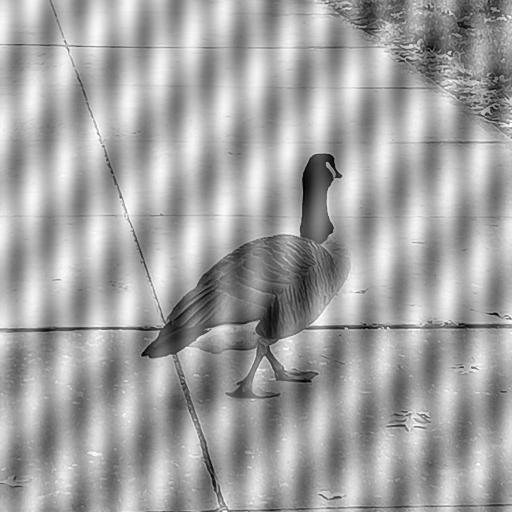
#> input picture sample_images/16.jpg, 512 x 512 px
$ python benchmark.py
#> lines starting #> are read from the running program, lines starting #| are printed output that depends on the picture; after the words box and inside, x2 and y2 are one past the last pixel; in counts of white or black regions, pixels touching at a corner belong together
#> further down, clean is the input picture: shape (512, 512); min 0, max 255, mean 162.7
### notchfilter/synthetic.py
"""Add synthetic periodic (sinusoidal) noise to an image, for testing and demos."""

from __future__ import annotations

import numpy as np


def add_periodic_noise(
    image: np.ndarray,
    frequencies: list[tuple[float, float]] | None = None,
    amplitude: float = 40.0,
) -> np.ndarray:
    """Add ``sum_k amplitude * sin(2*pi*(u_k*x/M + v_k*y/N))`` to the image.

    ``frequencies`` are ``(u, v)`` in cycles per image; the default gives a
    diagonal and a horizontal stripe pattern.  Returns ``uint8``.
    """
#> called with amplitude = 40
    img = np.asarray(image, dtype=float)
    m, n = img.shape[:2]
#> m = 512; n = 512
    frequencies = frequencies or [(m / 8, n / 8), (0, n / 4)]
#> frequencies = [(64, 64), (0, 128)]
    x, y = np.meshgrid(np.arange(m), np.arange(n), indexing="ij")
    noise = sum(amplitude * np.sin(2 * np.pi * (u * x / m + v * y / n)) for u, v in frequencies)
    if img.ndim == 3:
        noise = noise[..., None]
    return np.clip(img + noise, 0, 255).astype(np.uint8)
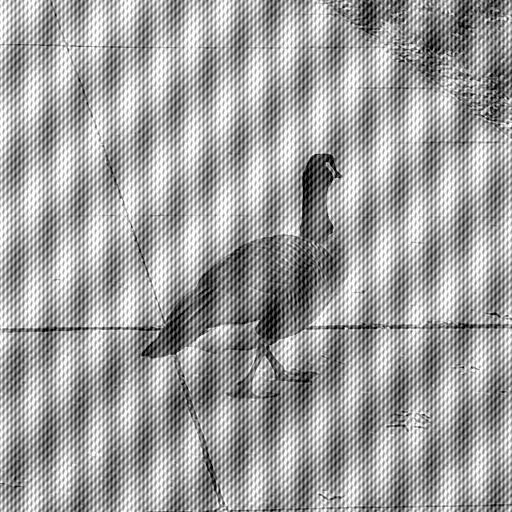
#> returned value: shape (512, 512); min 0, max 255, mean 161.4

### notchfilter/spectrum.py
"""Spectrum display and automatic detection of periodic-noise spikes."""

from __future__ import annotations

import numpy as np
from scipy import ndimage


def to_gray(image: np.ndarray) -> np.ndarray:
    """Luma conversion for ``(H, W, C)`` arrays; 2-D arrays pass through."""
    img = np.asarray(image, dtype=float)
    if img.ndim == 2:
        return img
    if img.shape[2] >= 3:
        return img[..., :3] @ np.array([0.299, 0.587, 0.114])
    return img[..., 0]


# [6 lines left out: function magnitude_spectrum, not called in this run]


def detect_peaks(
    image: np.ndarray,
    max_peaks: int = 4,
    dc_radius: float = 10.0,
    min_distance: int = 5,
    min_prominence: float = 1.0,
) -> list[tuple[int, int]]:
    """Find the strongest spikes of periodic noise in the spectrum.

    The log-magnitude spectrum is compared with a median-filtered copy of
    itself (the smooth "background"); spikes are local maxima that stick out
    above that background.  Only one point per conjugate pair is returned
    (the upper half-plane), which is what :func:`notchfilter.notch_mask` expects.

    Parameters
    ----------
    max_peaks:      maximum number of pairs to return.
    dc_radius:      ignore everything this close to the DC term.
    min_distance:   minimum separation between two detected peaks (pixels).
    min_prominence: minimum height above background, in units of the
                    standard deviation of the residual spectrum.

    Returns
    -------
    List of ``(row, col)`` points in the centred spectrum, strongest first.
    """
    gray = to_gray(image)
    m, n = gray.shape
#> m = 512; n = 512
    mag = np.log1p(np.abs(np.fft.fftshift(np.fft.fft2(gray))))
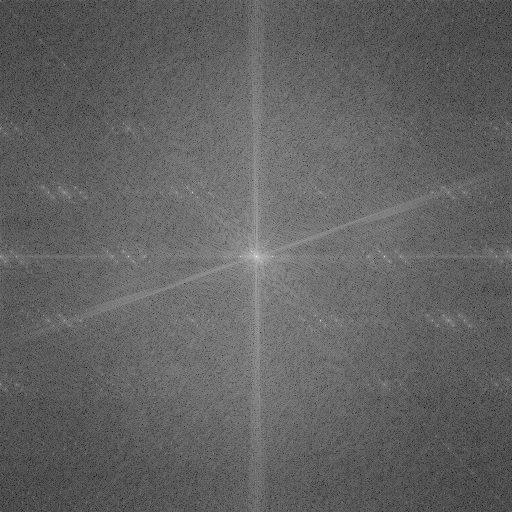
#> mag: shape (512, 512) float64; min 1.38, max 17.56, mean 7.65; drawn with min black and max white
    residual = mag - ndimage.median_filter(mag, size=15, mode="nearest")

    cu, cv = m // 2, n // 2
#> cu = 256; cv = 256
    rr, cc = np.ogrid[:m, :n]
#> rr = 512 values from 0 to 511
    residual[np.hypot(rr - cu, cc - cv) <= dc_radius] = -np.inf
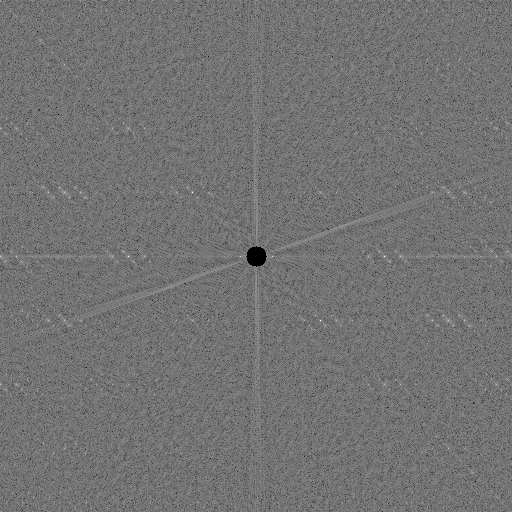
#> residual: shape (512, 512) float64; 0.12% of the values are NaN or infinite; the others: min -5.57, max 6.56, mean -0.0963; drawn with min black, max white, NaN and infinite black
    # keep one of each conjugate pair: rows above centre (and left half of the centre row)
    residual[(rr > cu) | ((rr == cu) & (cc >= cv))] = -np.inf
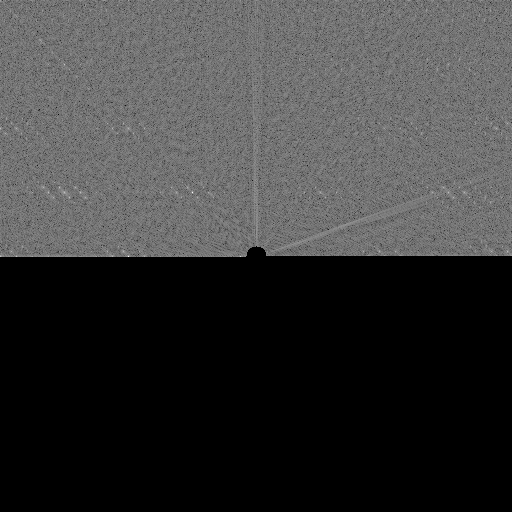
#> residual: shape (512, 512) float64; 49.96% of the values are NaN or infinite; the others: min -5.57, max 6.56, mean -0.0964; drawn with min black, max white, NaN and infinite black

    finite = residual[np.isfinite(residual)]
    if finite.size == 0:
        return []
    threshold = finite.mean() + min_prominence * finite.std() * 3
#> threshold = 1.86
    local_max = residual == ndimage.maximum_filter(residual, size=2 * min_distance + 1)
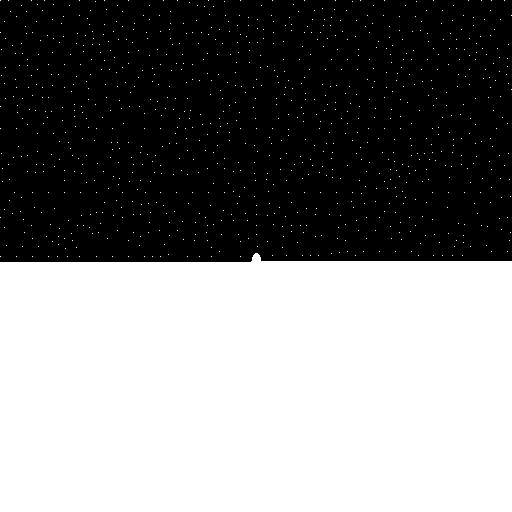
#> local_max: shape (512, 512) bool; 49.3% white; 979 white regions (978 under 20 px), largest, box (x1, y1, x2, y2) and area: (0, 253, 512, 512) 128319
    candidates = np.argwhere(local_max & (residual > threshold))
#> candidates = 68 pairs, first value 0 to 256, second value 0 to 507
    order = np.argsort(residual[tuple(candidates.T)])[::-1]
#> order = 68 values, max 67 at index 2, min 0 at index 50, mean 33.5
    return [(int(r), int(c)) for r, c in candidates[order][:max_peaks]]

### notchfilter/metrics.py
"""Image-quality metrics (PSNR, SSIM)."""

from __future__ import annotations

import numpy as np


def psnr(reference: np.ndarray, test: np.ndarray, data_range: float = 255.0) -> float:
    """Peak signal-to-noise ratio in dB (``inf`` for identical images)."""
    ref = np.asarray(reference, dtype=float)
    tst = np.asarray(test, dtype=float)
    if ref.shape != tst.shape:
        raise ValueError("images must have the same shape")
    mse = np.mean((ref - tst) ** 2)
    return float("inf") if mse == 0 else float(10 * np.log10(data_range**2 / mse))


def ssim(reference: np.ndarray, test: np.ndarray, data_range: float = 255.0) -> float:
    """Structural similarity (needs scikit-image; returns ``nan`` without it)."""
    try:
        from skimage.metrics import structural_similarity
    except ImportError:  # optional dependency
        return float("nan")
    channel_axis = -1 if np.ndim(reference) == 3 else None
    return float(
        structural_similarity(
            np.asarray(reference), np.asarray(test), data_range=data_range, channel_axis=channel_axis
        )
    )

### notchfilter/filters.py
"""Frequency-domain notch reject filters.

Conventions
-----------
* Spectra are *centred* (``np.fft.fftshift``), so the DC term sits at
  ``(M // 2, N // 2)``.
* A notch is specified by one point ``(row, col)`` in that centred spectrum.
  Its conjugate-symmetric partner is added automatically, so the filter
  always removes a *pair* of spikes ``(u_k, v_k)`` and ``(-u_k, -v_k)``.
* ``d0`` is the notch radius in spectrum pixels.

Equations (after Gonzalez & Woods, *Digital Image Processing*, 4th ed.)::

    Ideal        H = 0 if D_k <= D0 or D_-k <= D0, else 1
    Butterworth  H = prod_k  1/(1 + (D0/D_k)**(2n)) * 1/(1 + (D0/D_-k)**(2n))
    Gaussian     H = prod_k (1 - exp(-D_k**2 / (2 D0**2))) * (1 - exp(-D_-k**2 / (2 D0**2)))

where D_k / D_-k are the distances to the spike (u_k, v_k) and its mirror
(-u_k, -v_k).  Every filter therefore has the *same* meaning of ``d0``: a
radius in spectrum pixels around each spike.  (The alternative form
``D0**2 / (D_k * D_-k)`` makes the notch shrink as the spike moves away from
the centre, so the radius would not be comparable between spikes.)
"""

from __future__ import annotations

from typing import Iterable, Sequence

import numpy as np

FILTER_KINDS = ("ideal", "butterworth", "gaussian")
_EPS = 1e-12


def _as_points(points: Iterable[Sequence[float]]) -> np.ndarray:
    pts = np.asarray(list(points), dtype=float).reshape(-1, 2)
    return pts


def notch_mask(
    shape: tuple[int, int],
    points: Iterable[Sequence[float]],
    kind: str = "butterworth",
    d0: float = 10.0,
    order: int = 2,
) -> np.ndarray:
    """Build a notch *reject* mask for a centred spectrum.

    Parameters
    ----------
    shape:  ``(M, N)`` of the image / spectrum.
    points: iterable of ``(row, col)`` noise-spike locations in the centred
            spectrum (one point per conjugate pair is enough).
    kind:   ``"ideal"``, ``"butterworth"`` or ``"gaussian"``.
    d0:     notch radius in pixels (must be > 0).
    order:  Butterworth order ``n`` (ignored by the other filters).

    Returns
    -------
    ``float64`` array of shape ``shape`` with values in ``[0, 1]``.
    """
    kind = kind.lower()
    if kind not in FILTER_KINDS:
        raise ValueError(f"kind must be one of {FILTER_KINDS}, got {kind!r}")
    if d0 <= 0:
        raise ValueError("d0 (notch radius) must be positive")
    if kind == "butterworth" and order < 1:
        raise ValueError("Butterworth order must be >= 1")

    m, n = shape
    cu, cv = m // 2, n // 2  # DC position after fftshift
    u = np.arange(m, dtype=float)[:, None] - cu
    v = np.arange(n, dtype=float)[None, :] - cv

    mask = np.ones((m, n), dtype=float)
    for r, c in _as_points(points):
        du, dv = r - cu, c - cv
        d_pos = np.hypot(u - du, v - dv)  # distance to  (u_k, v_k)
        d_neg = np.hypot(u + du, v + dv)  # distance to (-u_k, -v_k)
        if kind == "ideal":
            mask *= ~((d_pos <= d0) | (d_neg <= d0))
        elif kind == "butterworth":
            for d in (d_pos, d_neg):
                mask *= 1.0 / (1.0 + (d0 / np.maximum(d, _EPS)) ** (2 * order))
        else:  # gaussian
            for d in (d_pos, d_neg):
                mask *= 1.0 - np.exp(-(d**2) / (2.0 * d0**2))
    return mask


def _filter_channel(channel: np.ndarray, mask: np.ndarray) -> np.ndarray:
    spectrum = np.fft.fftshift(np.fft.fft2(channel.astype(float)))
    return np.fft.ifft2(np.fft.ifftshift(spectrum * mask)).real


def apply_notch_filter(
    image: np.ndarray,
    points: Iterable[Sequence[float]],
    kind: str = "butterworth",
    d0: float = 10.0,
    order: int = 2,
) -> np.ndarray:
    """Remove periodic noise from a grayscale ``(H, W)`` or colour ``(H, W, C)``
    image and return a ``uint8`` result.

    The input is never modified.  Colour images are filtered channel by
    channel with the same mask.  The output is clipped to ``[0, 255]`` rather
    than min-max rescaled, so overall brightness is preserved.
    """
    img = np.asarray(image)
    if img.ndim not in (2, 3):
        raise ValueError("image must be 2-D (gray) or 3-D (H, W, C)")
    mask = notch_mask(img.shape[:2], points, kind, d0, order)
    if img.ndim == 2:
        out = _filter_channel(img, mask)
    else:
        out = np.stack([_filter_channel(img[..., c], mask) for c in range(img.shape[2])], axis=-1)
    return np.clip(np.rint(out), 0, 255).astype(np.uint8)

### examples/benchmark.py
"""Corrupt a clean image with known sinusoidal noise, remove it with each filter and
report PSNR / SSIM against the clean original (the 'quantitative metrics' use-case).

    python examples/benchmark.py [image] [--save docs/results/benchmark.png]
"""
import argparse
import sys
from pathlib import Path

import matplotlib

matplotlib.use("Agg")
import matplotlib.pyplot as plt
import numpy as np
from PIL import Image

ROOT = Path(__file__).resolve().parents[1]
sys.path.insert(0, str(ROOT))  # run without installing the package
from notchfilter import FILTER_KINDS, add_periodic_noise, apply_notch_filter, detect_peaks, psnr, ssim  # noqa: E402

ap = argparse.ArgumentParser()
ap.add_argument("image", nargs="?", default=ROOT / "sample_images" / "16.jpg")
ap.add_argument("--save", type=Path, default=ROOT / "docs" / "results" / "benchmark.png")
ap.add_argument("--radius", type=float, default=8)
args = ap.parse_args()

clean = np.asarray(Image.open(args.image).convert("L"))
noisy = add_periodic_noise(clean, amplitude=40)
points = detect_peaks(noisy, max_peaks=2)
#> points = [(256, 128), (192, 192)]
print(f"detected spikes: {points}\n")
#| detected spikes: [(256, 128), (192, 192)]
print(f"{'':<12}{'PSNR (dB)':>10}{'SSIM':>8}")
print(f"{'noisy':<12}{psnr(clean, noisy):>10.2f}{ssim(clean, noisy):>8.3f}")
#> in psnr, `mse = np.mean((ref - tst) ** 2)`: mse = 1508.1
#| noisy            16.35   0.189

panels = [("Clean", clean), ("Noisy", noisy)]
for kind in FILTER_KINDS:
    out = apply_notch_filter(noisy, points, kind, d0=args.radius, order=2)
    print(f"{kind:<12}{psnr(clean, out):>10.2f}{ssim(clean, out):>8.3f}")
    panels.append((kind.capitalize(), out))
#> this loop made 3 passes
#> mse in psnr on passes 1 to 3: 27.31, 26.79, 26.01
#| ideal            33.77   0.927
#| butterworth      33.85   0.931
#| gaussian         33.98   0.933
#> pass 1, in apply_notch_filter, `mask = notch_mask(img.shape[:2], points, kind, d0, order)`:
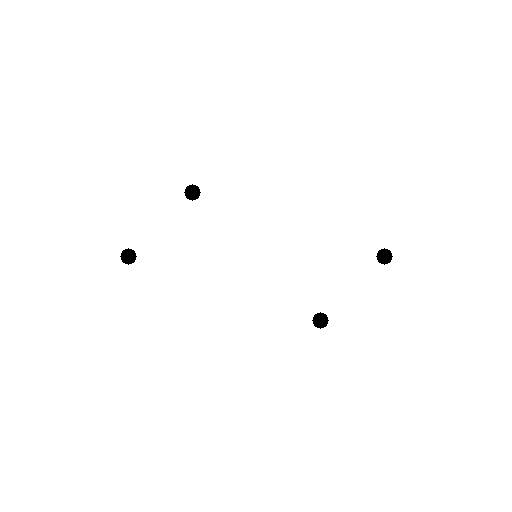
#> mask: shape (512, 512) float64; values 0 (black) and 1 (white), 99.7% white; 4 black regions, box (x1, y1, x2, y2) and area: (184, 184, 201, 201) 197, (120, 248, 137, 265) 197, (376, 248, 393, 265) 197, (312, 312, 329, 329) 197
#> after the loop, panels = 5 items

fig, axes = plt.subplots(1, len(panels), figsize=(3.2 * len(panels), 3.6))
for ax, (title, img) in zip(axes, panels):
    ax.imshow(img, cmap="gray", vmin=0, vmax=255)
    ax.set_title(title)
    ax.axis("off")
#> this loop made 5 passes
#> title on passes 1 to 5: 'Clean', 'Noisy', 'Ideal', 'Butterworth', 'Gaussian'
fig.tight_layout()
args.save.parent.mkdir(parents=True, exist_ok=True)
fig.savefig(args.save, dpi=120)
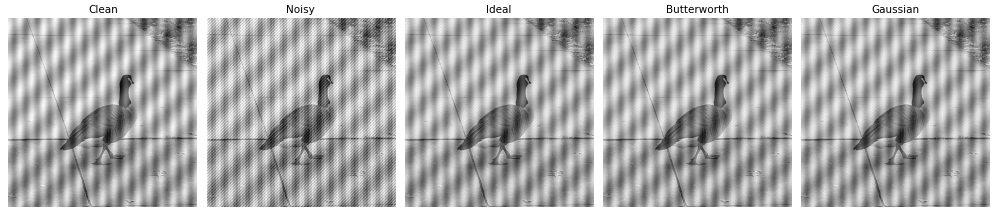
#> figure drawn by matplotlib, 5 panels
print(f"\nfigure saved to {args.save}")

$ run again, with sample_images/10.jpg copied over sample_images/16.jpg
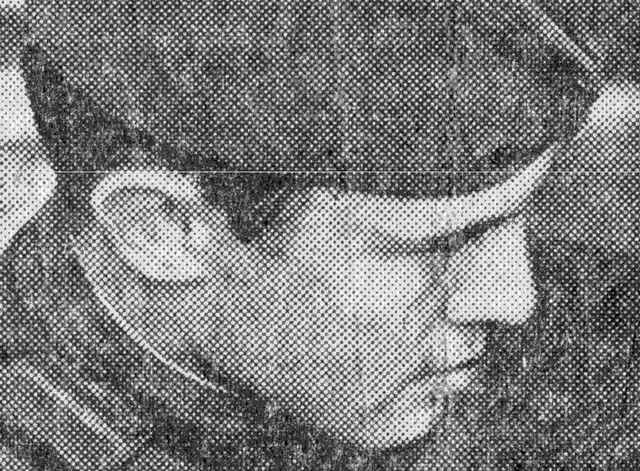
#> input picture sample_images/10.jpg, 640 x 471 px
#> clean is the input picture: shape (471, 640); min 0, max 255, mean 123.6
#> threshold = 1.85
#> in detect_peaks, `local_max = residual == ndimage.maximum_filter(residual, size=2 * min_..`:
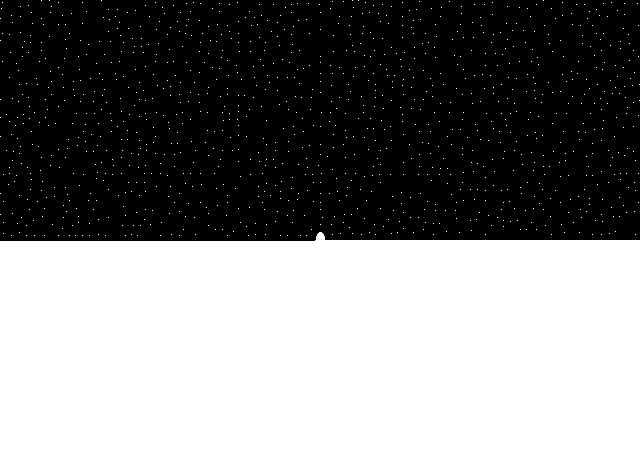
#> local_max: shape (471, 640) bool; 49.4% white; 1224 white regions (1223 under 20 px), largest, box (x1, y1, x2, y2) and area: (0, 232, 640, 471) 147583
#> candidates = 34 pairs, first value 2 to 235, second value 0 to 638
#> order = 34 values, max 33 at index 0, min 0 at index 10, mean 16.5
#> points = [(235, 160), (174, 403)]
#| detected spikes: [(235, 160), (174, 403)]
#> mse = 1463.8
#| noisy            16.48   0.707
#> the loop `for kind in FILTER_KINDS:` made 3 passes
#> mse in psnr on passes 1 to 3: 1423, 1396.7, 1394.5
#> (printed output is left out)
#> pass 1, `out = apply_notch_filter(noisy, points, kind, d0=args.radius, order=2)`:
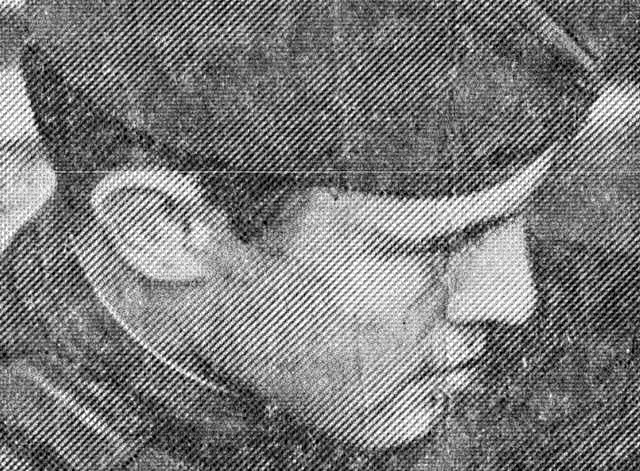
#> out: shape (471, 640); min 0, max 255, mean 122.6
#> after the loop `for kind in FILTER_KINDS:`: panels = 5 items
#> the loop `for ax, (title, img) in zip(axes, panels):` made 5 passes
#> title on passes 1 to 5: 'Clean', 'Noisy', 'Ideal', 'Butterworth', 'Gaussian'

$ run again, with sample_images/13.jpg copied over sample_images/16.jpg
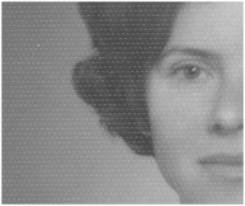
#> input picture sample_images/13.jpg, 245 x 206 px
#> threshold = 2.3
#> local_max: shape (206, 245) bool; 47.8% white; 173 white regions (172 under 20 px), largest, box (x1, y1, x2, y2) and area: (0, 100, 245, 206) 23951
#> candidates = 18 rows, first 8: [15, 121], [26, 30], [42, 30], [42, 214], [51, 30], [59, 122], [63, 214], [77, 30]
#> order = 18 values, max 17 at index 8, min 0 at index 15, mean 8.5
#> points = [(103, 61), (77, 91)]
#| detected spikes: [(103, 61), (77, 91)]
#> mse = 1580.8
#| noisy            16.14   0.090
#> the loop `for kind in FILTER_KINDS:` made 3 passes
#> mse in psnr on passes 1 to 3: 36.26, 32.73, 28.34
#> (printed output is left out)
#> pass 1, in apply_notch_filter, `out = _filter_channel(img, mask)`:
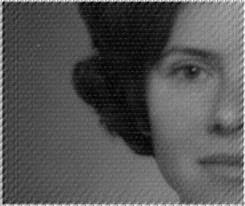
#> out: shape (206, 245) float64; min 66.27, max 283.1, mean 138; drawn with min black and max white
#> after the loop `for kind in FILTER_KINDS:`: panels = 5 items
#> the loop `for ax, (title, img) in zip(axes, panels):` made 5 passes
#> title on passes 1 to 5: 'Clean', 'Noisy', 'Ideal', 'Butterworth', 'Gaussian'
